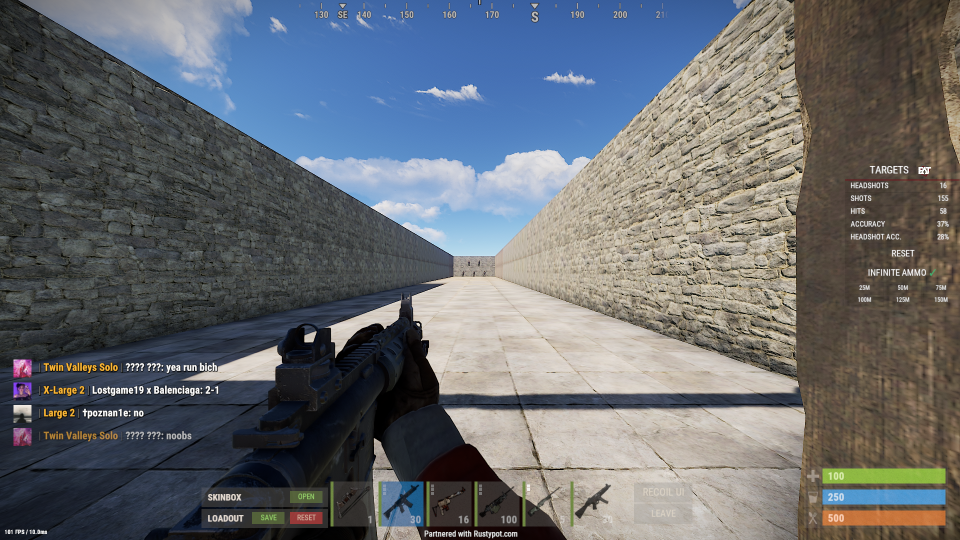
//> input picture AutoDetectionOpenCV/lr.PNG, 1920 x 1080 px (shown at 1/2 size)
$ ./AutoDetectionOpenCV   (built with g++ and OpenCV 4)
//> lines starting //> are read from the running program, lines starting //| are printed output that depends on the picture; after the words box and inside, x2 and y2 are one past the last pixel; in counts of white or black regions, pixels touching at a corner belong together
#include <iostream>
#include <Windows.h>
#include <WinUser.h>
#include <opencv2/core/core.hpp>
#include "opencv2/core.hpp"

#include "opencv2/highgui.hpp"
#include "opencv2/features2d.hpp"
#include "opencv2/imgcodecs.hpp"
#include "opencv2/imgproc.hpp"

#include "opencv2/video/background_segm.hpp"

//
bool test;

using namespace cv;
std::vector<Scalar> rgbValues = {
    Scalar(114,98,115),
    Scalar(112,70,140),
    Scalar(70, 70, 180),
    Scalar(117, 30, 140),
    Scalar(112, 30, 120),
};
struct RGB {
    int r = 0;
    int g = 0;
    int b = 0;
}rgb;

// [44 lines left out: function filter_RGB_VALUES, not called in this run]


// [25 lines of commented-out code are left out]
struct weaponToIndex {
    int i;
    std::string name;
}weaponToIndex;
std::vector<struct weaponToIndex> weaponsIDX = {
    {0, "AK"},
    {1,"MP5"},
    {2, "LR300"},
    {3, "M249"},
    {4, "Semi"},
    {5, "M39"},
    {6, "Thompson"},
    {7, "CustomSMG"},
    {8, "Python"},
    {9, "Semi-Skin"},
    {10, "Thompson-Skin"},
    {11, "Custom-default"},
    {12, "M92"}
};

int main()
{
    auto start = std::chrono::high_resolution_clock::now();
    Mat img = imread("./lr.png");
//> img is the input picture: 1080 rows x 1920 cols, CV_8UC3; mean B, G, R 111.4, 106.5, 102.8
    Mat scene;
    //filter_RGB_VALUES(rgbValues);
    //cvtColor(img, img, COLOR_GRAY2RGB);
    int width = img.cols;
//> width = 1920
    int height = img.rows;
//> height = 1080
    float UISCALE = 1.0;
    int probablyIndex = 0;
    double resScale = ((width * height) / (1920.0 * 1080.0));
//> resScale = 1
    double widthScale = (double(width) / 1920.0);
//> widthScale = 1
    double heightScale = (double(height) / 1080.0);
//> heightScale = 1
    int mid_x = 660.0 * 1.0 / UISCALE * (widthScale);
//> mid_x = 660
    int mid_y = 96.0 * UISCALE * (widthScale);
//> mid_y = 96
    int sizeOfSlot = 90.0 * UISCALE * (widthScale);
//> sizeOfSlot = 90
    int ypixel = (height)-(27.0 * widthScale * UISCALE) - sizeOfSlot;
//> ypixel = 963
    Mat rslt, mask, savedResult;
    std::vector<KeyPoint> keypoints_obj, keypoints_scene;
    Mat descriptors_box, descriptors_sence, foregroundMask, backgroundImage, foregroundIMG;
    int highestSimilarity = 0;
    int similiarityCount = 0;
    for (int i = 0; i < 6; i++) {
        auto startIter = std::chrono::high_resolution_clock::now();
        int xpixel = ((width - (24.0 * UISCALE * widthScale)) / 2.0) - ((mid_y * 6.0) / 2.0) + (mid_y * i);
//> xpixel = 660
        Point start = Point(xpixel, ypixel);
//> start = Point(660, 963)
        Point scanThis = Point(start.x + (13 * resScale), start.y + (30 * resScale));
//> scanThis = Point(673, 993)
        Rect cropRegion = Rect2i(Rect(start.x, start.y, mid_y, mid_y));
//> cropRegion = Rect(660, 963, 96, 96)
        Mat cropped = img(cropRegion);
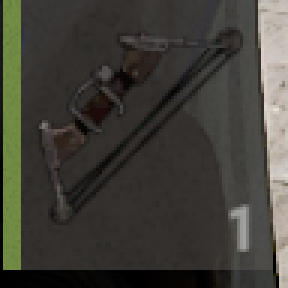
//> cropped: 96 rows x 96 cols, CV_8UC3 (shown 3 times larger); mean B, G, R 56.3, 63.2, 64.5
        std::cout << cropped.cols << " " << cropped.rows << std::endl;
//| 96 96
        resize(cropped, cropped, Size(), 90.0 / cropped.cols, 90.0 / cropped.rows);
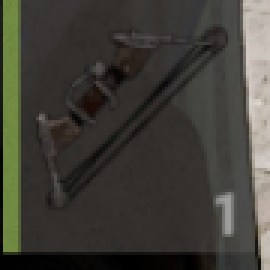
//> cropped: 90 rows x 90 cols, CV_8UC3 (shown 3 times larger); mean B, G, R 56.1, 63, 64.3

        std::cout << cropped.cols << " " << cropped.rows << std::endl;
//| 90 90
        //waitKey
        resize(cropped, cropped, Size(), 3, 3);
//> cropped: 270 rows x 270 cols, CV_8UC3
        imshow("cropped", cropped);
        //imshow("resized", cropped);
        std::cout << cropped.cols << " " << cropped.rows << std::endl;
//| 270 270
        // [6 lines of commented-out code are left out]
        savedResult = cropped;
        Mat dst, detectedEdges;
        //GaussianBlur(cropped, cropped, Size(), 3, 3);
        inRange(cropped, Scalar(130, 0, 0), Scalar(250, 150, 150), mask);
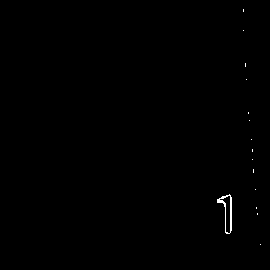
//> mask: 270 rows x 270 cols, CV_8UC1; 0.25% white in thin lines or dots, all inside (x1, y1, x2, y2) = (217, 9, 261, 245)
        Scalar color = mean(mask, noArray());
//> color = Scalar(0.647)
        dst = Scalar::all(0);

        //Mat im_in = mask;
        //rectangle(im_in, Rect2i(Rect(185, 190, 60, 60)), Scalar(255, 255, 255), -1);
        //rectangle(im_in, Rect2i(Rect(25, 15, 20, 60)), Scalar(255, 255, 255), -1);
        floodFill(mask, Point(0, 0), Scalar(255));
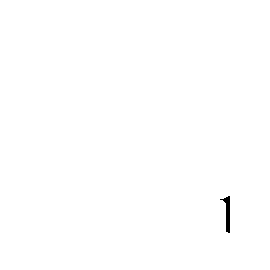
//> mask: 270 rows x 270 cols, CV_8UC1; 99.8% white; 1 black region, box (x1, y1, x2, y2) and area: (220, 196, 230, 233) 158
        // [13 lines of commented-out code are left out]


        imwrite("./Mask/slotf" + std::to_string(i) + ".png", cropped);
        imwrite("./Mask/slot" + std::to_string(i) + ".png", mask);
        std::cout << " SLOT " << i + 1 << color << "\n";
//|  SLOT 1[0.647119, 0, 0, 0]
        //bitwise_and(cropped, cropped, cropped, mask);
        copyTo(mask, cropped, noArray());
        //imshow("cropped", cropped);
        //waitKey();
        if (color[0] > 100) {
            std::cout << "\n" << "Testing Slot " << i + 1 << "\n";
            for (int i = 0; i < 13; i++) {
                similiarityCount = 0;
                scene = imread("./Mask/" + std::to_string(i) + ".png", IMREAD_GRAYSCALE);
                resize(scene, scene, Size(), 270.0 / scene.cols, 270.0 / scene.rows);
                Ptr<FeatureDetector> detector;
                detector = FastFeatureDetector::create();
                detector->detect(scene, keypoints_scene);
                detector->detect(cropped, keypoints_obj);

                //SIFT FEATURE EXTRACTION
                Ptr<DescriptorExtractor> extractor = SIFT::create();
                extractor->compute(scene, keypoints_scene, descriptors_sence);
                extractor->compute(cropped, keypoints_obj, descriptors_box);


                //BRUTE FORCE FOR MATCHING
                double RATIO = 0.7;
                double thresholdDistance = RATIO * sqrt(double(scene.size().height * scene.size().height + scene.size().width * scene.size().width));
                Ptr<BFMatcher> matcher = BFMatcher::create();
                std::vector<std::vector<DMatch>> matches;
                matcher->knnMatch(descriptors_sence, descriptors_box, matches, 50);
                std::vector<DMatch> good_matches;
                for (size_t i = 0; i < matches.size(); ++i)
                {
                    for (int j = 0; j < matches[i].size(); j++)
                    {
                        Point2f from = keypoints_obj[matches[i][j].queryIdx].pt;
                        Point2f to = keypoints_scene[matches[i][j].trainIdx].pt;

                        //calculate local distance for each possible match
                        double dist = sqrt((from.x - to.x) * (from.x - to.x) + (from.y - to.y) * (from.y - to.y));
                        if (matches[i][0].distance < RATIO * matches[i][1].distance)
                        {
                            good_matches.push_back(matches[i][j]);
                            similiarityCount++;
                            j = matches[i].size();
                        }
                    }
                }
                //resultVector[i][1] = std::to_string(std::atoi(resultVector[i][1].c_str()) + similiarityCount
                //std::cout << "Similiarity: " << similiarityCount << "\n";
                if (similiarityCount > highestSimilarity) {
                    Mat img_matches;
                    drawMatches(scene, keypoints_scene, cropped, keypoints_obj, good_matches, img_matches, Scalar::all(-1),
                        Scalar::all(-1), std::vector<char>(), DrawMatchesFlags::DEFAULT);
                    highestSimilarity = similiarityCount;
                    probablyIndex = i;
                    copyTo(img_matches, savedResult, noArray());
                    std::cout << "Similiarity: " << similiarityCount << "\n";
                    imshow("Good Matches", img_matches);
                    waitKey();
                }
                //waitKey(0);
                //waitKey();
            }
            printf("Took %dms\n", (int)std::chrono::duration_cast<std::chrono::milliseconds>(std::chrono::high_resolution_clock::now() - startIter).count());
            //waitKey();
            //imshow("./rslt.png", img);
            rectangle(img, Rect2i(Rect(start.x, start.y, mid_y - 5, mid_y - 5)), Scalar(0, 0, 255), 3);
        }
        else {
            rectangle(img, Rect2i(Rect(start.x, start.y, mid_y - 5, mid_y - 5)), Scalar(255, 0, 0), 3);
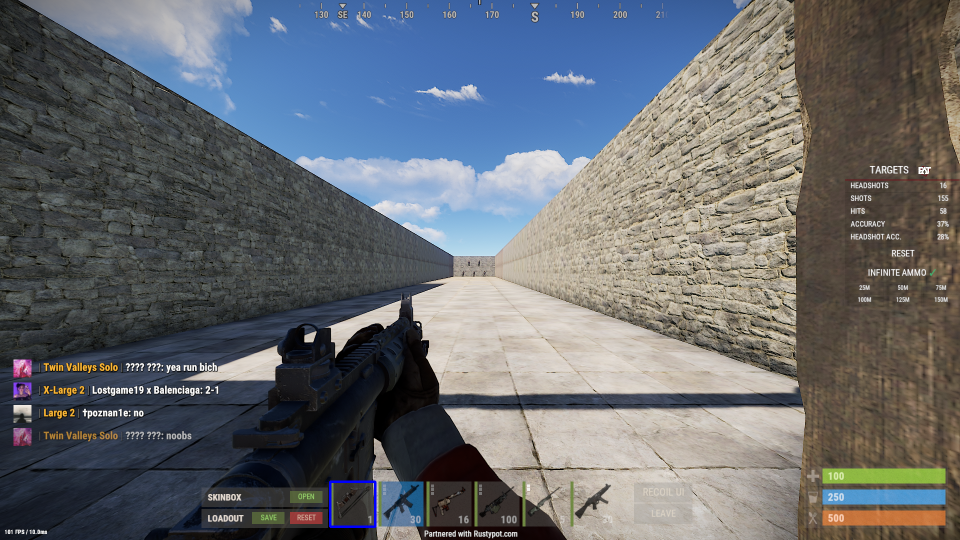
//> img: 1080 rows x 1920 cols, CV_8UC3 (shown at 1/2 size); 0.09% of pixels changed, all inside (x1, y1, x2, y2) = (658, 961, 753, 1056)
//> (the run ends here: the program stops with an error, at `resize(scene, scene, Size(), 270.0 / scene.cols, 270.0 / scene.rows);`)
